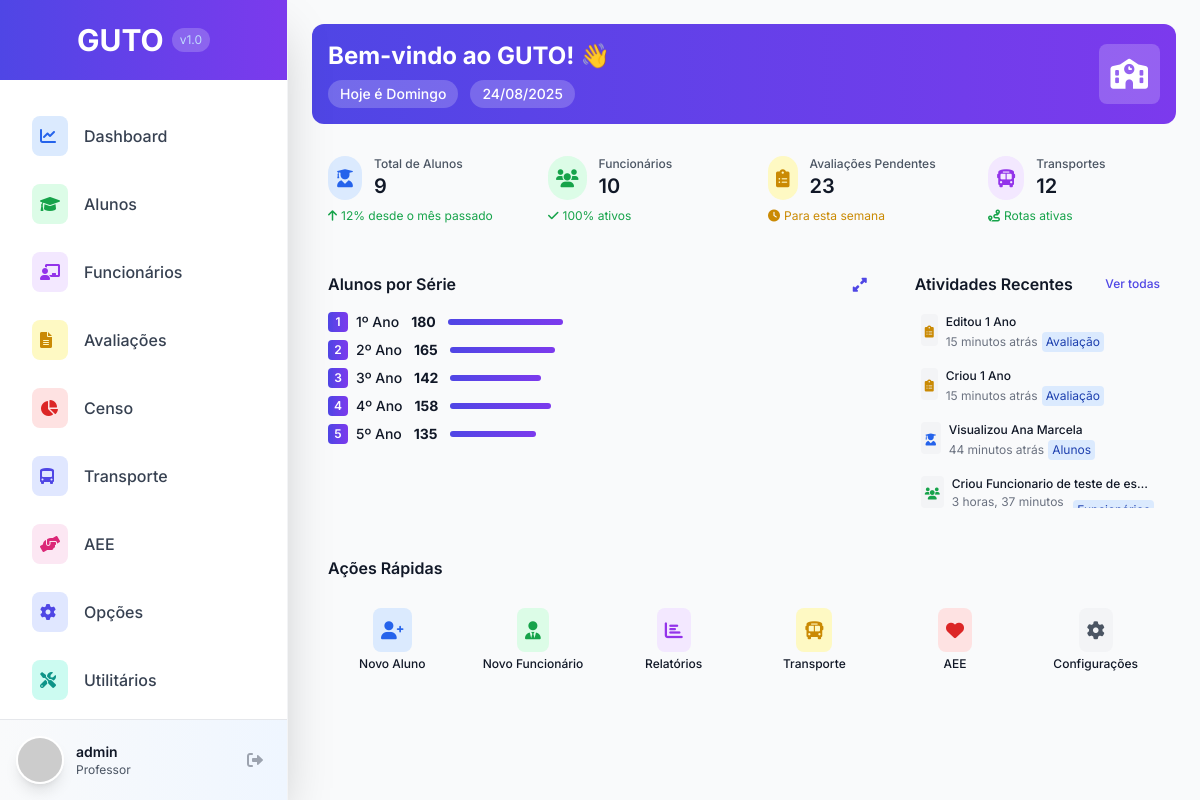
The app's page / (signed in), older data.
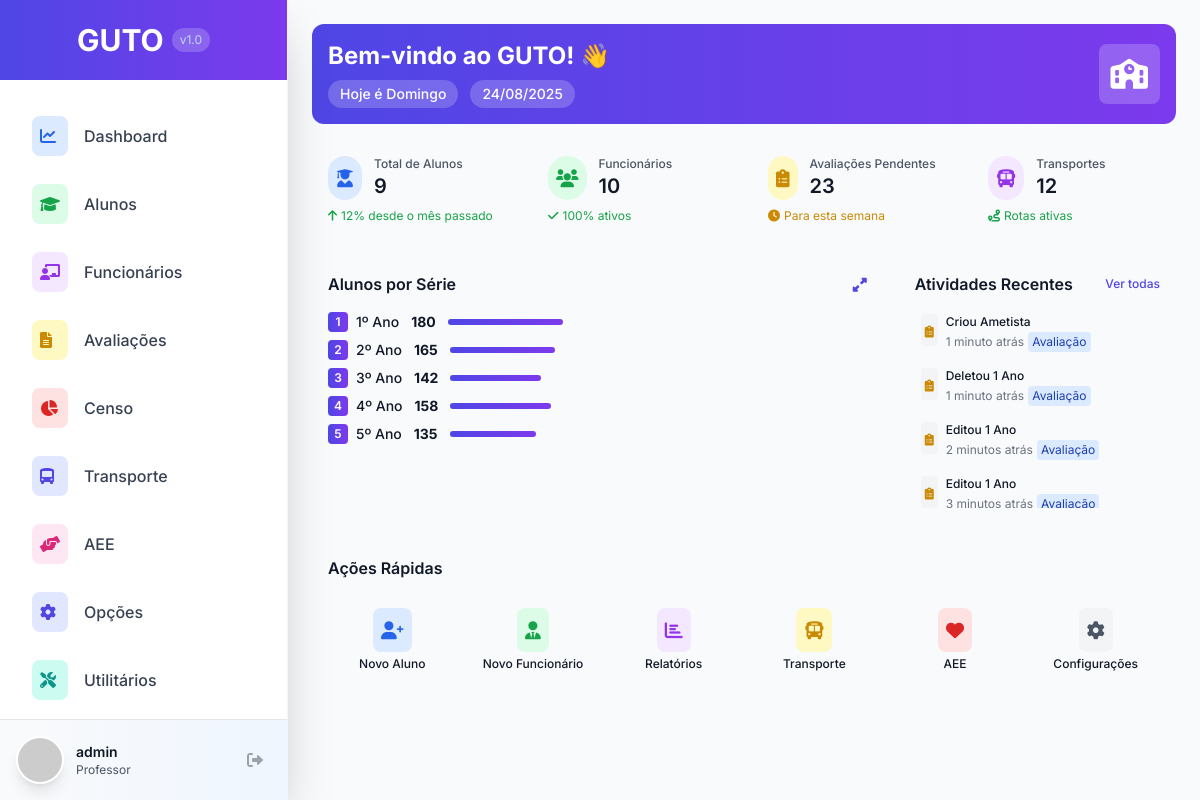
The same page, newer data.
### dashboard/models.py (models this page shows, shortened)
class AtividadeRecente(models.Model):
    TIPO_ACAO_CHOICES = [
        ('CRIAR', 'Criou'),
        ('EDITAR', 'Editou'),
        ('DELETAR', 'Deletou'),
        ('VISUALIZAR', 'Visualizou'),
    ]
    MODULO_CHOICES = [
        ('ALUNOS', 'Alunos'),
        ('FUNCIONARIOS', 'Funcionários'),
        ('OPCOES', 'Opções'),
        ('AEE', 'AEE/AC'),
        ('AVALIACAO', 'Avaliação'),
        ('UTILITARIOS', 'Utilitários'),
        ('DASHBOARD', 'Dashboard'),
    ]
    usuario = models.ForeignKey(User, on_delete=models.CASCADE, verbose_name="Usuário")
    acao = models.CharField(max_length=20, choices=TIPO_ACAO_CHOICES, verbose_name="Ação")
    modulo = models.CharField(max_length=20, choices=MODULO_CHOICES, verbose_name="Módulo")
    objeto_nome = models.CharField(max_length=255, verbose_name="Nome do Objeto")
    objeto_id = models.IntegerField(null=True, blank=True, verbose_name="ID do Objeto")
    descricao = models.TextField(blank=True, null=True, verbose_name="Descrição")
    data_atividade = models.DateTimeField(auto_now_add=True, verbose_name="Data da Atividade")
    class Meta:
        verbose_name = "Atividade Recente"
        verbose_name_plural = "Atividades Recentes"
        ordering = ['-data_atividade']
    @property
    def icone(self):
        icones = {
            'ALUNOS': 'fas fa-user-graduate',
            'FUNCIONARIOS': 'fas fa-users',
            'OPCOES': 'fas fa-cog',
            'AEE': 'fas fa-hands-helping',
            'AVALIACAO': 'fas fa-clipboard-list',
            'UTILITARIOS': 'fas fa-tools',
            'DASHBOARD': 'fas fa-tachometer-alt',
        }
        return icones.get(self.modulo, 'fas fa-file')
    @property
    def cor(self):
        cores = {
            'ALUNOS': 'text-blue-600',
            'FUNCIONARIOS': 'text-green-600',
            'OPCOES': 'text-indigo-600',
            'AEE': 'text-pink-600',
            'AVALIACAO': 'text-yellow-600',
            'UTILITARIOS': 'text-teal-600',
            'DASHBOARD': 'text-gray-600',
        }
        return cores.get(self.modulo, 'text-gray-600')

### dashboard/views.py (the view)
# urls.py: path('', views.home, name='home'),
@login_required
def home(request):
    try:
        locale.setlocale(locale.LC_TIME, 'pt_BR.UTF-8')
    except:
        try:
            locale.setlocale(locale.LC_TIME, 'Portuguese_Brazil.1252')
        except:
            pass  # Usar padrão se não conseguir configurar
    hoje = datetime.date.today()
    dias_semana = {
        0: 'Segunda-feira',
        1: 'Terça-feira',
        2: 'Quarta-feira',
        3: 'Quinta-feira',
        4: 'Sexta-feira',
        5: 'Sábado',
        6: 'Domingo'
    }
    dia_semana = dias_semana[hoje.weekday()]
    total_alunos = Aluno.objects.count()
    total_funcionarios = Funcionario.objects.count()
    atividades_recentes = AtividadeRecente.objects.select_related('usuario')[:10]
    context = {
        'total_alunos': total_alunos,
        'total_funcionarios': total_funcionarios,
        'avaliacoes_pendentes': 23,  # Será implementado quando o módulo avaliação estiver completo
        'transportes_ativos': 12,    # Será implementado quando o módulo transporte for criado
        'escola_nome': 'Sistema GUTO',
        'data_atual': hoje,
        'dia_semana': dia_semana,
        'alunos_por_serie': [
            {'serie': '1º Ano', 'quantidade': 180},
            {'serie': '2º Ano', 'quantidade': 165},
            {'serie': '3º Ano', 'quantidade': 142},
            {'serie': '4º Ano', 'quantidade': 158},
            {'serie': '5º Ano', 'quantidade': 135},
        ],
        'atividades_recentes': atividades_recentes,
    }
    return render(request, 'dashboard/home.html', context)

### templates/dashboard/home.html (shortened to what the changed rows need)
{% extends 'base.html' %}
{% load static %}
{% block content %}
<div class="h-full flex flex-col space-y-4">
    <div class="bg-gradient-to-r from-guto-blue to-guto-purple rounded-xl p-4 text-white">
        <div class="flex items-center justify-between">
            <div>
                <h1 class="text-2xl font-bold">Bem-vindo ao GUTO! 👋</h1>
            </div>
        </div>
    </div>
    <div class="grid grid-cols-1 lg:grid-cols-3 gap-4">
        <div class="lg:col-span-2 card p-4">
            <div class="space-y-2">
                {% for serie in alunos_por_serie %}
                <div class="flex items-center space-x-3">
                    <div class="flex items-center space-x-2">
                        <div class="w-5 h-5 bg-gradient-to-r from-guto-blue to-guto-purple rounded flex items-center justify-center flex-shrink-0">
                            <span class="text-white text-xs font-semibold">{{ forloop.counter }}</span>
                        </div>
                        <span class="text-sm font-medium text-gray-900">{{ serie.serie }}</span>
                    </div>
                    <span class="text-sm font-bold text-gray-900">{{ serie.quantidade }}</span>
                    <div class="w-16 bg-gray-200 rounded-full h-1.5">
                        <div class="bg-gradient-to-r from-guto-blue to-guto-purple h-1.5 rounded-full transition-all duration-500"
                             style="width: {{ serie.quantidade|floatformat:0 }}%"></div>
                    </div>
                </div>
                {% endfor %}
            </div>
        </div>
        <div class="card p-4">
            <div class="space-y-1" style="max-height: 200px; overflow-y: auto;">
                {% for atividade in atividades_recentes %}
                <div class="flex items-start space-x-2 p-1.5 rounded-lg hover:bg-gray-50 transition-colors">
                    <div class="p-1 rounded bg-gray-100 {{ atividade.cor }}">
                        <i class="{{ atividade.icone }} text-xs"></i>
                    </div>
                    <div class="flex-1 min-w-0">
                        <p class="text-xs font-medium text-gray-900 truncate">
                            {{ atividade.get_acao_display }} {{ atividade.objeto_nome }}
                        </p>
                        <div class="flex items-center mt-0.5 space-x-1">
                            <span class="text-xs text-gray-500">{{ atividade.data_atividade|timesince }} atrás</span>
                            <span class="text-xs px-1 py-0.5 rounded bg-blue-100 text-blue-800">
                                {{ atividade.get_modulo_display }}
                            </span>
                        </div>
                    </div>
                </div>
                {% endfor %}
            </div>
        </div>
    </div>
</div>
{% endblock %}

Row changes from the older to the newer data that the page shows:
no longer on this page (row unchanged): AtividadeRecente: acao "Editou", objeto_nome "1 Ano", data_atividade "15 minutos", modulo "Avaliação"
no longer on this page (row unchanged): AtividadeRecente: acao "Criou", objeto_nome "1 Ano", data_atividade "15 minutos", modulo "Avaliação"
no longer on this page (row unchanged): AtividadeRecente: acao "Visualizou", objeto_nome "Ana Marcela", data_atividade "44 minutos", modulo "Alunos"
no longer on this page (row unchanged): AtividadeRecente: acao "Criou", objeto_nome "Funcionario de teste de es…", data_atividade "3 horas, 37 minutos", modulo "FUNCIONARIOS" (drawn)
added AtividadeRecente: acao "Criou", objeto_nome "Ametista", data_atividade "1 minuto", modulo "Avaliação"
added AtividadeRecente: acao "Deletou", objeto_nome "1 Ano", data_atividade "1 minuto", modulo "Avaliação"
added AtividadeRecente: acao "Editou", objeto_nome "1 Ano", data_atividade "2 minutos", modulo "Avaliação"
added AtividadeRecente: acao "Editou", objeto_nome "1 Ano", data_atividade "3 minutos", modulo "Avaliação"
